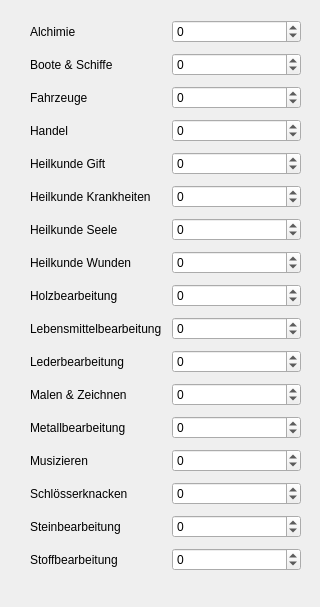
        <widget class="QWidget" name="tab_5">
         <attribute name="title">
          <string>Handwerkstalente</string>
         </attribute>
         <widget class="QWidget" name="gridLayoutWidget_5">
          <property name="geometry">
           <rect>
            <x>20</x>
            <y>10</y>
            <width>291</width>
            <height>588</height>
           </rect>
          </property>
          <layout class="QGridLayout" name="gridLayout_5">
           <property name="leftMargin">
            <number>10</number>
           </property>
           <property name="topMargin">
            <number>10</number>
           </property>
           <property name="rightMargin">
            <number>10</number>
           </property>
           <property name="bottomMargin">
            <number>10</number>
           </property>
           <property name="spacing">
            <number>10</number>
           </property>
           <item row="15" column="1">
            <widget class="QSpinBox" name="f57">
             <property name="minimum">
              <number>-50</number>
             </property>
             <property name="maximum">
              <number>50</number>
             </property>
            </widget>
           </item>
           <item row="5" column="1">
            <widget class="QSpinBox" name="f47">
             <property name="minimum">
              <number>-50</number>
             </property>
             <property name="maximum">
              <number>50</number>
             </property>
            </widget>
           </item>
           <item row="5" column="0">
            <widget class="QLabel" name="label_49">
             <property name="text">
              <string>Heilkunde Krankheiten</string>
             </property>
            </widget>
           </item>
           <item row="12" column="0">
            <widget class="QLabel" name="label_55">
             <property name="text">
              <string>Metallbearbeitung</string>
             </property>
            </widget>
           </item>
           <item row="2" column="0">
            <widget class="QLabel" name="label_53">
             <property name="text">
              <string>Fahrzeuge</string>
             </property>
            </widget>
           </item>
           <item row="1" column="1">
            <widget class="QSpinBox" name="f43">
             <property name="minimum">
              <number>-50</number>
             </property>
             <property name="maximum">
              <number>50</number>
             </property>
            </widget>
           </item>
           <item row="12" column="1">
            <widget class="QSpinBox" name="f54">
             <property name="minimum">
              <number>-50</number>
             </property>
             <property name="maximum">
              <number>50</number>
             </property>
            </widget>
           </item>
           <item row="7" column="0">
            <widget class="QLabel" name="label_57">
             <property name="text">
              <string>Heilkunde Wunden</string>
             </property>
            </widget>
           </item>
           <item row="3" column="0">
            <widget class="QLabel" name="label_54">
             <property name="text">
              <string>Handel</string>
             </property>
            </widget>
           </item>
           <item row="9" column="1">
            <widget class="QSpinBox" name="f51">
             <property name="minimum">
              <number>-50</number>
             </property>
             <property name="maximum">
              <number>50</number>
             </property>
            </widget>
           </item>
           <item row="11" column="0">
            <widget class="QLabel" name="label_31">
             <property name="text">
              <string>Malen &amp; Zeichnen</string>
             </property>
            </widget>
           </item>
           <item row="9" column="0">
            <widget class="QLabel" name="label_56">
             <property name="text">
              <string>Lebensmittelbearbeitung</string>
             </property>
            </widget>
           </item>
           <item row="14" column="1">
            <widget class="QSpinBox" name="f56">
             <property name="minimum">
              <number>-50</number>
             </property>
             <property name="maximum">
              <number>50</number>
             </property>
            </widget>
           </item>
           <item row="7" column="1">
            <widget class="QSpinBox" name="f49">
             <property name="minimum">
              <number>-50</number>
             </property>
             <property name="maximum">
              <number>50</number>
             </property>
            </widget>
           </item>
           <item row="15" column="0">
            <widget class="QLabel" name="label_61">
             <property name="text">
              <string>Steinbearbeitung</string>
             </property>
            </widget>
           </item>
           <item row="1" column="0">
            <widget class="QLabel" name="label_58">
             <property name="text">
              <string>Boote &amp; Schiffe</string>
             </property>
            </widget>
           </item>
           <item row="8" column="0">
            <widget class="QLabel" name="label_50">
             <property name="text">
              <string>Holzbearbeitung</string>
             </property>
            </widget>
           </item>
           <item row="3" column="1">
            <widget class="QSpinBox" name="f45">
             <property name="minimum">
              <number>-50</number>
             </property>
             <property name="maximum">
              <number>50</number>
             </property>
            </widget>
           </item>
           <item row="14" column="0">
            <widget class="QLabel" name="label_60">
             <property name="text">
              <string>Schlösserknacken</string>
             </property>
            </widget>
           </item>
           <item row="16" column="1">
            <widget class="QSpinBox" name="f58">
             <property name="minimum">
              <number>-50</number>
             </property>
             <property name="maximum">
              <number>50</number>
             </property>
            </widget>
           </item>
           <item row="4" column="0">
            <widget class="QLabel" name="label_52">
             <property name="text">
              <string>Heilkunde Gift</string>
             </property>
            </widget>
           </item>
           <item row="6" column="0">
            <widget class="QLabel" name="label_43">
             <property name="text">
              <string>Heilkunde Seele</string>
             </property>
            </widget>
           </item>
           <item row="0" column="0">
            <widget class="QLabel" name="label_51">
             <property name="text">
              <string>Alchimie</string>
             </property>
            </widget>
           </item>
           <item row="10" column="0">
            <widget class="QLabel" name="label_59">
             <property name="text">
              <string>Lederbearbeitung</string>
             </property>
            </widget>
           </item>
           <item row="13" column="1">
            <widget class="QSpinBox" name="f55">
             <property name="minimum">
              <number>-50</number>
             </property>
             <property name="maximum">
              <number>50</number>
             </property>
            </widget>
           </item>
           <item row="13" column="0">
            <widget class="QLabel" name="label_48">
             <property name="text">
              <string>Musizieren</string>
             </property>
            </widget>
           </item>
           <item row="10" column="1">
            <widget class="QSpinBox" name="f52">
             <property name="minimum">
              <number>-50</number>
             </property>
             <property name="maximum">
              <number>50</number>
             </property>
            </widget>
           </item>
           <item row="16" column="0">
            <widget class="QLabel" name="label_62">
             <property name="text">
              <string>Stoffbearbeitung</string>
             </property>
            </widget>
           </item>
           <item row="2" column="1">
            <widget class="QSpinBox" name="f44">
             <property name="minimum">
              <number>-50</number>
             </property>
             <property name="maximum">
              <number>50</number>
             </property>
            </widget>
           </item>
           <item row="0" column="1">
            <widget class="QSpinBox" name="f42">
             <property name="minimum">
              <number>-50</number>
             </property>
             <property name="maximum">
              <number>50</number>
             </property>
            </widget>
           </item>
           <item row="6" column="1">
            <widget class="QSpinBox" name="f48">
             <property name="minimum">
              <number>-50</number>
             </property>
             <property name="maximum">
              <number>50</number>
             </property>
            </widget>
           </item>
           <item row="11" column="1">
            <widget class="QSpinBox" name="f53">
             <property name="minimum">
              <number>-50</number>
             </property>
             <property name="maximum">
              <number>50</number>
             </property>
            </widget>
           </item>
           <item row="4" column="1">
            <widget class="QSpinBox" name="f46">
             <property name="minimum">
              <number>-50</number>
             </property>
             <property name="maximum">
              <number>50</number>
             </property>
            </widget>
           </item>
           <item row="8" column="1">
            <widget class="QSpinBox" name="f50">
             <property name="minimum">
              <number>-50</number>
             </property>
             <property name="maximum">
              <number>50</number>
             </property>
            </widget>
           </item>
          </layout>
         </widget>
        </widget>
